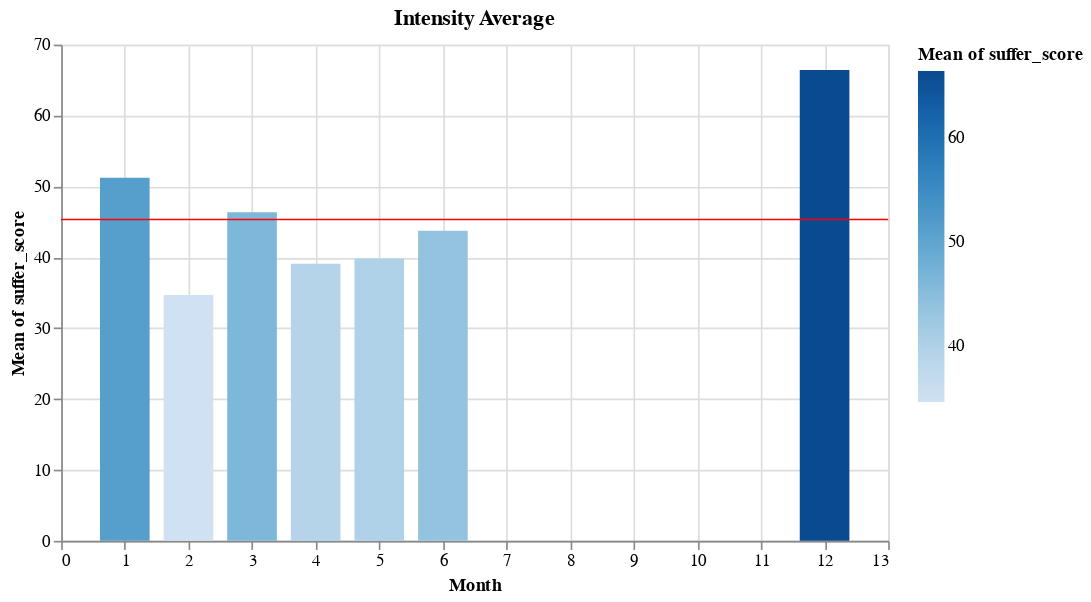

Here is the notebook cell this chart was saved with:
### Markdown cell above
Had quite a bit more intensity early in the base phase on the bike. Pretty hard to maintain intensity for that long as some of the Winter boredom of being indoors sets in around February for me. The heat was a factor that affected my heartrate once the Summer temperatures started to hit in June.

### Code cell
bar = alt.Chart(mi_df).mark_bar(size=30).encode(
    x=alt.X('month', axis=alt.Axis(title='Month')),
    y='mean(suffer_score)',
    color='mean(suffer_score):Q'
)

rule = alt.Chart(mi_df).mark_rule(color='red').encode(
    y='mean(suffer_score):Q'
)

(bar + rule).properties(
    width=500,
    title='Intensity Average'
)

### Figure 1 — Vega-Lite specification as saved in the notebook (floating-point values rounded to 4 significant figures; data arrays with more than 128 entries replaced by an {"elided": "..."} marker saying what was removed)
{"config": {"view": {"continuousWidth": 400, "continuousHeight": 300}}, "layer": [{"mark": {"type": "bar", "size": 30}, "encoding": {"color": {"aggregate": "mean", "field": "suffer_score", "type": "quantitative"}, "x": {"axis": {"title": "Month"}, "field": "month", "type": "quantitative"}, "y": {"aggregate": "mean", "field": "suffer_score", "type": "quantitative"}}}, {"mark": {"type": "rule", "color": "red"}, "encoding": {"y": {"aggregate": "mean", "field": "suffer_score", "type": "quantitative"}}}], "data": {"name": "data-6ef3d64baf71f1ec45f92afb295cef0b"}, "title": "Intensity Average", "width": 500, "$schema": "https://vega.github.io/schema/vega-lite/v4.17.0.json", "datasets": {"data-6ef3d64baf71f1ec45f92afb295cef0b": {"elided": "300 records"}}}
